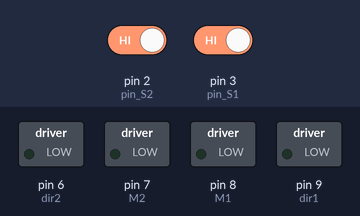
The sketch below on a simulated Arduino Uno, built with avr-gcc and run on an emulated ATmega328P. Shown: switched loads named in the sketch (green lamp = pin HIGH). The test bench sets the inputs (shaded band); at power-on: pin 2 (pin_S2) HIGH, pin 3 (pin_S1) HIGH.

Above: at 1.2 s.
1.3 s: pin 2 (pin_S2) driven LOW
At 1.9 s:
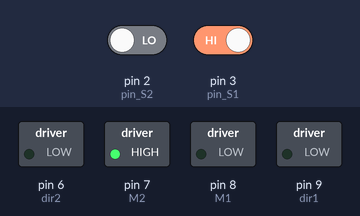
2.8 s: pin 3 (pin_S1) driven LOW
At 3.1 s:
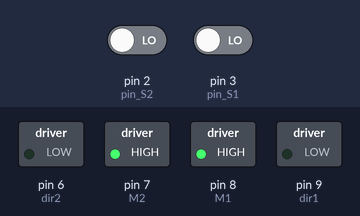
4.3 s: pin 2 (pin_S2) driven HIGH
At 5.4 s:
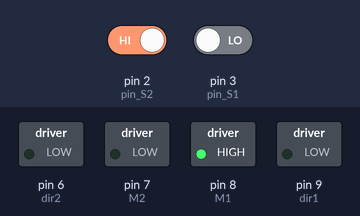
Timing chart, 0 to 7.3 s (numbered marks = the images above; inputs shaded):
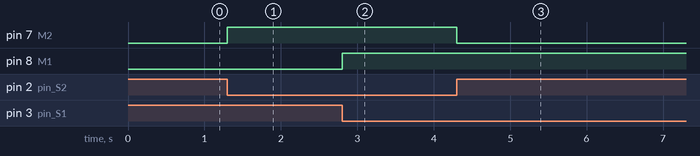

The sketch:

SDLblogeletrogate.ino
```cpp
//Definição dos pinos de controle do motor
#define M1 8 // Pino_Velocidade 1º Motor ( 0 a 255)_ Porta IN2 ponte H;
#define M2 7 //Pino_Velocidade 2º Motor ( 0 a 255) _ Porta IN4 ponte H;
#define dir1 9 //Pino_Direção do 1º Motor: Para frente / Para trás (HIGH ou LOW)_ porta IN1 ponte H;
#define dir2 6 //Pino_Direção do 2º Motor: Para frente / Para trás (HIGH ou LOW)_ porta IN3 ponte H;

//Definição dos pinos dos sensores
#define pin_S1 3
#define pin_S2 2
bool Sensor1 = 0;
bool Sensor2 = 0;

//variável responsável por controlar a velocidade dos motores
int velocidade = 150;

void setup(){
//Setamos os pinos de controle dos motores como saída
pinMode(M1, OUTPUT);
pinMode(M2, OUTPUT);
pinMode(dir1, OUTPUT);
pinMode(dir2, OUTPUT);

//Setamos a direção inicial do motor como 0, isso fará com que ambos os motores girem para frente
digitalWrite(dir1, LOW);
digitalWrite(dir2, LOW);

//Setamos os pinos dos sensores como entrada
pinMode(pin_S1, INPUT);
pinMode(pin_S2, INPUT);
}

void loop(){
//Neste processo armazenamos o valor lido pelo sensor na variável que armazena tais dados.
Sensor1 = digitalRead(pin_S1);
Sensor2 = digitalRead(pin_S2);

//Aqui está toda a lógica de comportamento do robô: Para a cor branca atribuímos o valor 0 e, para a cor preta, o valor 1.
if((Sensor1 == 0) && (Sensor2 == 0)){ // Se detectar na extremidade das faixas duas cores brancas
analogWrite(M1, velocidade); // Ambos motores ligam na mesma velocidade
analogWrite(M2, velocidade);
}

if((Sensor1 == 1) && (Sensor2 == 0)){ // Se detectar um lado preto e o outro branco
analogWrite(M1, 0); // O motor 1 desliga
analogWrite(M2, velocidade); // O motor 2 fica ligado, fazendo assim o carrinho virar
}

if((Sensor1 == 0) && (Sensor2 == 1)){ // Se detectar um lado branco e o outro preto
analogWrite(M1, velocidade); //O motor 1 fica ligado
analogWrite(M2, 0); // O motor 2 desliga, fazendo assim o carrinho virar no outro sentido
}

}
```

Measured:
- after the input at 1.3 s, pin 7 (M2): LOW → HIGH at once
- after the input at 2.8 s, pin 8 (M1): LOW → HIGH at once
- after the input at 4.3 s, pin 7 (M2): HIGH → LOW at once
